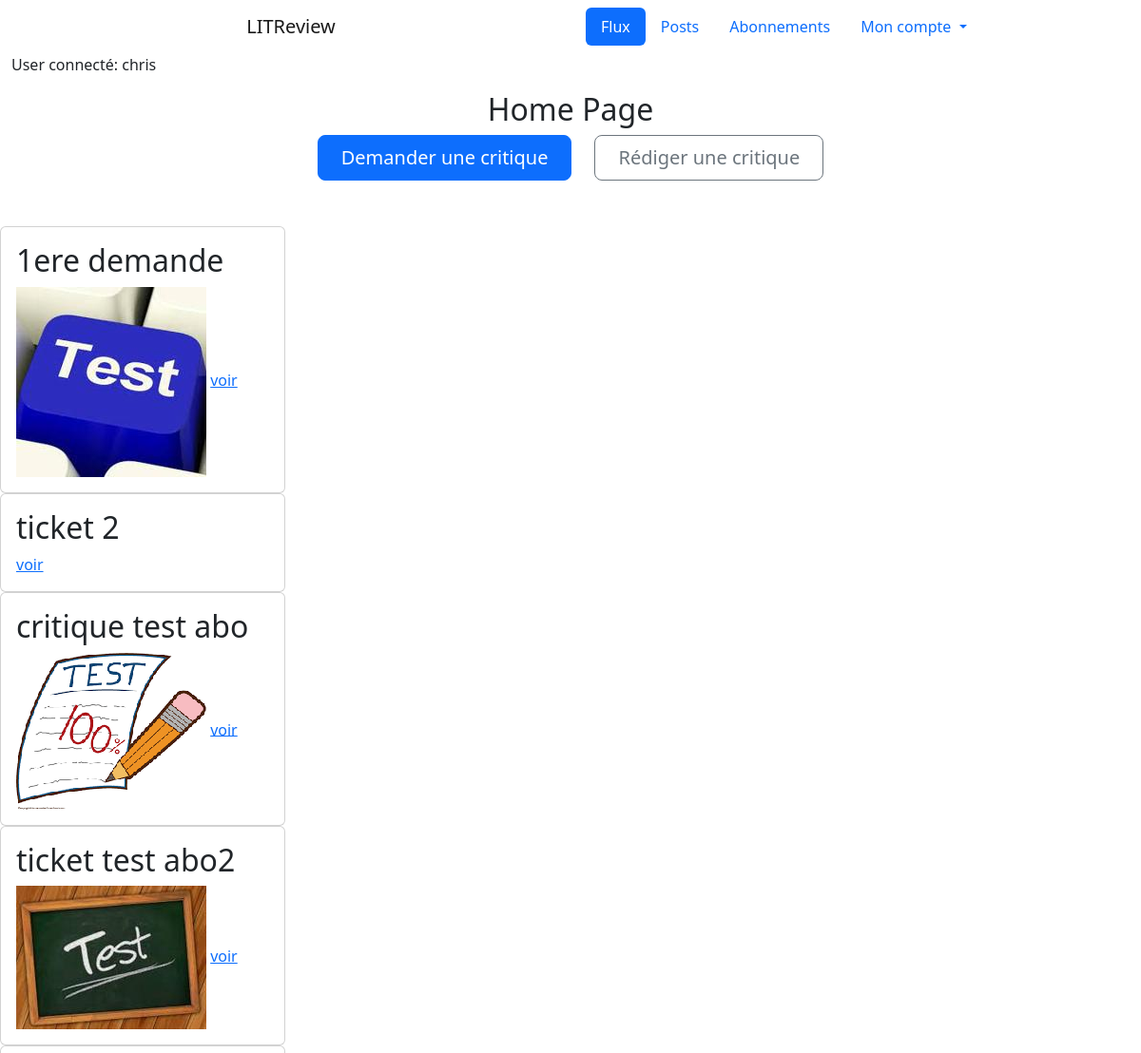
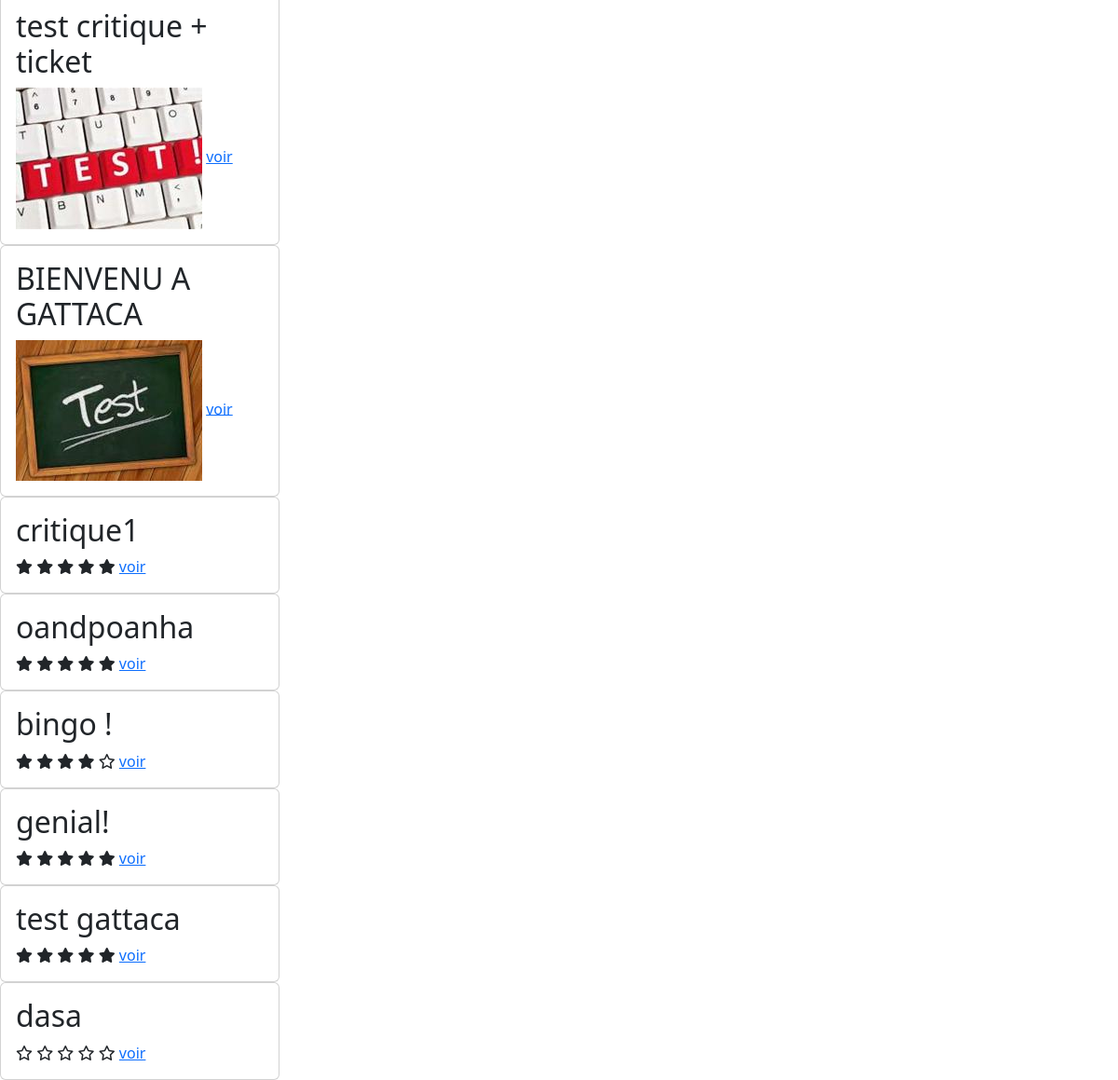
Page /home/ (signed in) on the earlier database version (2 pictures, top to bottom).
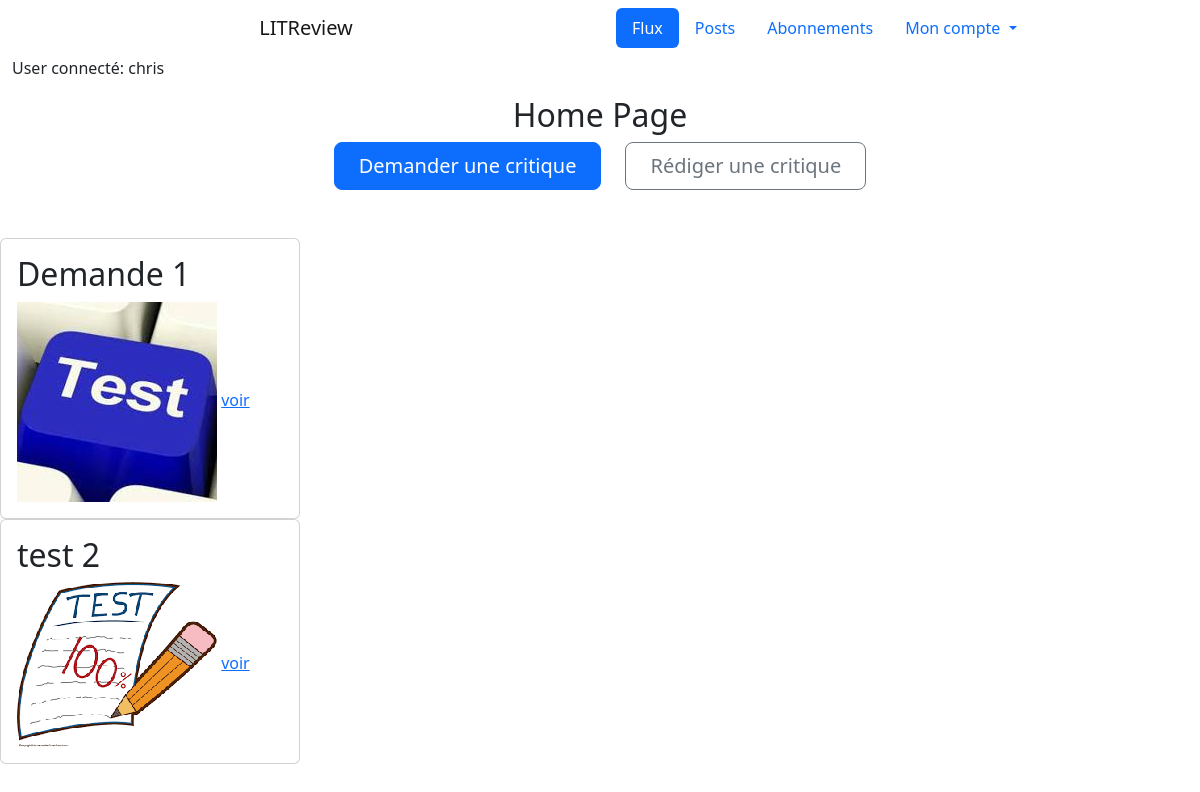
Same page on the later database version.
### authentication/models.py (models this page shows)
class User(AbstractUser):
    follows = models.ManyToManyField(
        'self',
        symmetrical=False,
        verbose_name='Utilisateurs suivis: ',
        through='UserFollows',
        related_name='followed_users'
    )
    followers = models.ManyToManyField(
        'self',
        symmetrical=False,
        verbose_name='Utilisateurs abonnés: ',
        through='UserFollowing',
        related_name='followed_by'
    )

### reviews/models.py (models this page shows, shortened)
class Ticket(models.Model):
    title = models.fields.CharField(max_length=128)
    description = models.fields.TextField(max_length=2048, blank=True)
    image = models.ImageField(null=True, blank=True)
    time_created = models.DateTimeField(auto_now_add=True)
    last_edited = models.DateTimeField(auto_now_add=True, null=True)
    user = models.ForeignKey(settings.AUTH_USER_MODEL, null=True, on_delete=models.CASCADE)
    IMAGE_MAX_SIZE = (200, 200)

class Review(models.Model):
    class Rating(models.IntegerChoices):
        ZERO = 0
        ONE = 1
        TWO = 2
        THREE = 3
        FOUR = 4
        FIVE = 5
    ticket = models.ForeignKey(Ticket, on_delete=models.CASCADE)
    headline = models.fields.CharField(max_length=128)
    body = models.fields.TextField(max_length=8192, blank=True)
    rating = models.fields.IntegerField(choices=Rating.choices, default=0)
    time_created = models.DateTimeField(auto_now_add=True)
    last_edited = models.DateTimeField(auto_now_add=True, null=True)
    user = models.ForeignKey(settings.AUTH_USER_MODEL, on_delete=models.CASCADE)

### reviews/views.py (the view)
# urls.py: 2. Add a URL to urlpatterns:  path('', views.home, name='home')
@login_required
def home(request):
    tickets = models.Ticket.objects.all()
    reviews = models.Review.objects.all()
    return render(request, 'reviews/home.html', context={'tickets': tickets, 'reviews': reviews})

### reviews/templates/reviews/home.html (shortened to what this page needs)
{% extends 'base.html' %}
{% block content %}
    <div class="row text-center">
        <h2>Home Page</h2>
    </div>
    <div class="d-grid gap-2 d-sm-flex justify-content-sm-center mb-5">
        <a type="button" class="btn btn-primary btn-lg px-4 me-sm-3"
                href="{% url 'ticket' %}">Demander une critique</a>
        <a type="button" class="btn btn-outline-secondary btn-lg px-4"
                href="{% url 'review_ticket' %}">Rédiger une critique</a>
    </div>
    <div class="col">
        {% for ticket in tickets %}
        <div class="card col-sm-3">
            <div class="card-body">
                <h2 class="card-title">{{ ticket.title }}</h2>
                {% if ticket.image %}
                    <img src="{{ ticket.image.url }}">
                {% endif %}
                    <a href="{% url 'view_ticket' ticket.id %}">voir</a>
            </div>
        </div>
        {% endfor %}
        {% for review in reviews %}
        <div class="card col-sm-3">
            <div class="card-body">
                <h2 class="card-title">{{ review.headline }}</h2>
                {% if review.rating == 0 %}
                    <i class="fa-regular fa-star"></i>
                    <i class="fa-regular fa-star"></i>
                    <i class="fa-regular fa-star"></i>
                    <i class="fa-regular fa-star"></i>
                    <i class="fa-regular fa-star"></i>
                {% elif review.rating == 1 %}
                    <i class="fa-solid fa-star"></i>
                    <i class="fa-regular fa-star"></i>
                    <i class="fa-regular fa-star"></i>
                    <i class="fa-regular fa-star"></i>
                    <i class="fa-regular fa-star"></i>
                {% elif review.rating == 2 %}
                    <i class="fa-solid fa-star"></i>
                    <i class="fa-solid fa-star"></i>
                    <i class="fa-regular fa-star"></i>
                    <i class="fa-regular fa-star"></i>
                    <i class="fa-regular fa-star"></i>
                {% elif review.rating == 3 %}
                    <i class="fa-solid fa-star"></i>
                    <i class="fa-solid fa-star"></i>
                    <i class="fa-solid fa-star"></i>
                    <i class="fa-regular fa-star"></i>
                    <i class="fa-regular fa-star"></i>
                {% elif review.rating == 4 %}
                    <i class="fa-solid fa-star"></i>
                    <i class="fa-solid fa-star"></i>
                    <i class="fa-solid fa-star"></i>
                    <i class="fa-solid fa-star"></i>
                    <i class="fa-regular fa-star"></i>
                {% elif review.rating == 5 %}
                    <i class="fa-solid fa-star"></i>
                    <i class="fa-solid fa-star"></i>
                    <i class="fa-solid fa-star"></i>
                    <i class="fa-solid fa-star"></i>
                    <i class="fa-solid fa-star"></i>
                {% endif %}
                <a href="{% url 'view_review' review.id %}">voir</a>
            </div>
        </div>
        {% endfor %}
        </div>
{% endblock content %}

### templates/base.html (shortened to what this page needs)
<html>
    <head>
        <link href="https://cdn.jsdelivr.net/npm/bootstrap@5.2.0-beta1/dist/css/bootstrap.min.css"
              rel="stylesheet"
>
    </head>
    <body>
    <div class="container-fluid">
        <div class="row">
            <header>
                <nav class="navbar-expand navbar">
                    <a class="navbar-brand col col-6 text-center" href="#">LITReview</a>
                    <div class="collapse navbar-collapse col flex-content-right" id="navbarSupportedContent">
                        <ul class="nav nav-pills flex-column flex-md-row">
                          <li class="nav-item">
                            <a class="nav-link active" aria-current="page" href="{% url 'feed' %}">Flux</a>
                          </li>
                          <li class="nav-item"><a class="nav-link" href="{% url 'posts' %}">Posts</a></li>
                          <li class="nav-item"><a class="nav-link" href="{% url 'follow_users' %}">Abonnements</a></li>
                          <li class="nav-item dropdown">
                              <a class="nav-link dropdown-toggle" href="#" id="navbarDropdownMenuLink" role="button"
                                 data-bs-toggle="dropdown" aria-expanded="false">
                                Mon compte
                              </a>
                          </li>
                        </ul>
                    </div>
                </nav>
                {% if request.user.is_authenticated %}
                    <p>User connecté: {{ request.user.username }}</p>
                {% endif %}
            </header>
        </div>
    </div>
        {% block content %}
        {% endblock content %}
    </body>
</html>

Differences in the rows shown:
removed Ticket: title "1ere demande", image (picture)
removed Ticket: title "ticket 2"
removed Ticket: title "critique test abo", image (picture)
removed Ticket: title "ticket test abo2", image (picture)
removed Ticket: title "test critique + ticket", image (picture)
removed Ticket: title "BIENVENU A GATTACA", image (picture)
removed Review: headline "critique1", rating 5 (drawn)
removed Review: headline "oandpoanha", rating 5 (drawn)
removed Review: headline "bingo !", rating 4 (drawn)
removed Review: headline "genial!", rating 5 (drawn)
removed Review: headline "test gattaca", rating 5 (drawn)
removed Review: headline "dasa", rating 0 (drawn)
added Ticket: title "Demande 1", image (picture)
added Ticket: title "test 2", image (picture)
